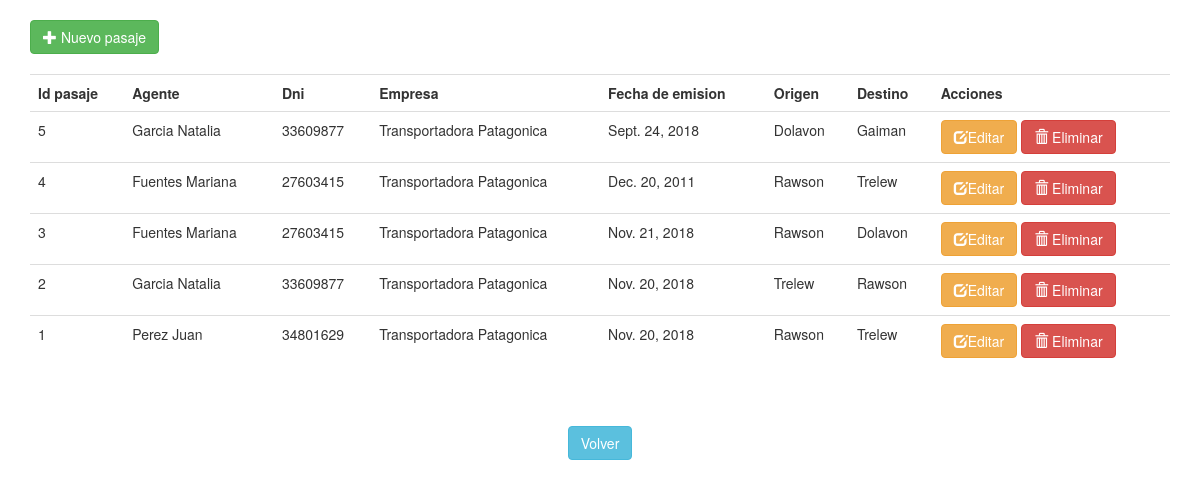
Before: /pasajes/pasaje with the older database file.
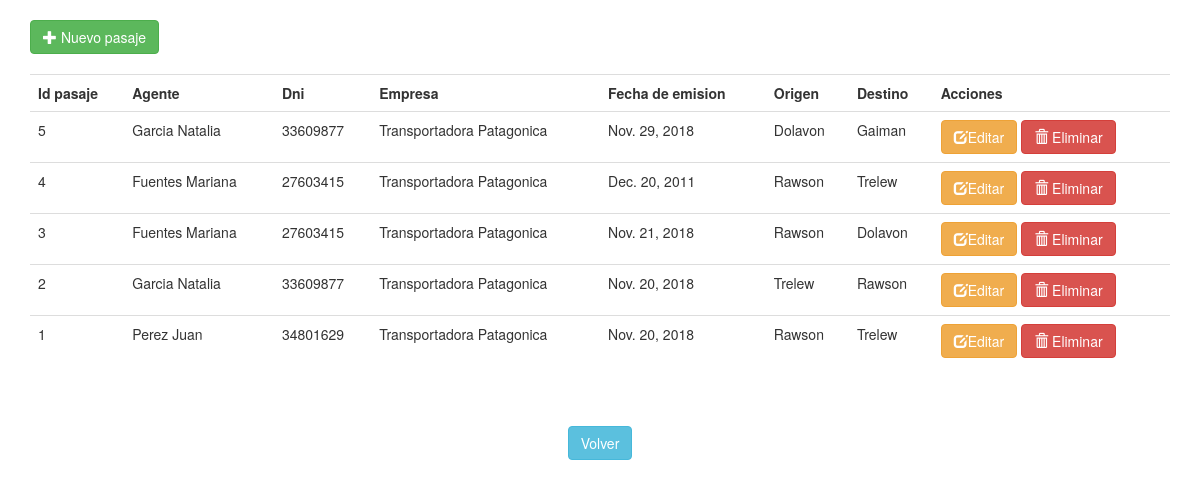
After: the same page with the newer database file.
### pasajes/models.py (models this page shows, shortened)
class Pasaje(models.Model):
	id=models.AutoField(unique=True,primary_key=True)
	id_agente=models.ForeignKey(Agente, on_delete=models.CASCADE,verbose_name="Agente")
	id_empresa=models.ForeignKey(Empresa, on_delete=models.CASCADE,verbose_name="Empresa")
	fecha_emision=models.DateField()
	origen=models.CharField(max_length=200)
	destino=models.CharField(max_length=200)

class Agente(models.Model):
	id=models.AutoField(unique=True,primary_key=True)
	nombre=models.CharField(max_length=200)
	apellido=models.CharField(max_length=200)
	documento=models.IntegerField(unique=True)
	fecha_nacimiento=models.DateField()
	id_localidad=models.ForeignKey(Localidad, on_delete=models.CASCADE,verbose_name="Localidad")

class Empresa(models.Model):
	id=models.AutoField(unique=True,primary_key=True)
	nombre=models.CharField(max_length=200)
	cuit=models.IntegerField(unique=True)
	id_localidad=models.ForeignKey(Localidad, on_delete=models.CASCADE,verbose_name="Localidad")

### pasajes/views.py (the view)
# urls.py: path('pasaje', views.indexPasajeView, name='pasaje'),
def indexPasajeView(request):
	pasajes=Pasaje.objects.all().order_by('-id')
	context={
		'pasajes':pasajes,
	}
	return render(request, 'indexPasaje.html', context)

### pasajes/templates/indexPasaje.html (shortened to what this page needs)
{% extends "plantillaBase.html" %}
{% block contenido %}
<br>
<a href="{% url 'altaPasaje' %}" class="btn btn-success"><span class="glyphicon glyphicon-plus"></span> Nuevo pasaje</a>
<br><br>
	{% if pasajes %}
	<table class="table table-hover">
		<tr>
			<th>Id pasaje</th>
			<th>Agente</th>
			<th>Dni</th>
			<th>Empresa</th>
			<th>Fecha de emision</th>
			<th>Origen</th>
			<th>Destino</th>
			<th>Acciones</th>
		</tr>
	    {% for pasaje in pasajes %}
	    	<tr>
	        	<td>{{ pasaje.id }}</td>
	        	<td>{{ pasaje.id_agente.apellido }} {{ pasaje.id_agente.nombre }}</td>
	        	<td>{{ pasaje.id_agente.documento }}</td>
	        	<td>{{ pasaje.id_empresa.nombre }}</td>
	        	<td>{{ pasaje.fecha_emision }}</td>
	        	<td>{{ pasaje.origen }}</td>
				<td>{{ pasaje.destino }}</td>
				<td>
	        		<a href="{% url 'modificacionPasaje' pasaje.id %}" class="btn btn-warning"><span class="glyphicon glyphicon-edit"></span>Editar</a>
	        		<a href="{% url 'bajaPasaje' pasaje.id %}" class="btn btn-danger"><span class="glyphicon glyphicon-trash"></span> Eliminar</a>
	        	</td>
	    	</tr>
	    {% endfor %}
	</table>
{% else %}
    <p>No hay pasajes a mostrar</p>
{% endif %}
			<br><br>
    		<center><a href="{% url 'index' %}"  class="btn btn-info">Volver</a></center>
{% endblock %}

Changed rows visible on the page:
changed Pasaje "Gaiman": fecha_emision "Sept. 24, 2018" → "Nov. 29, 2018"
